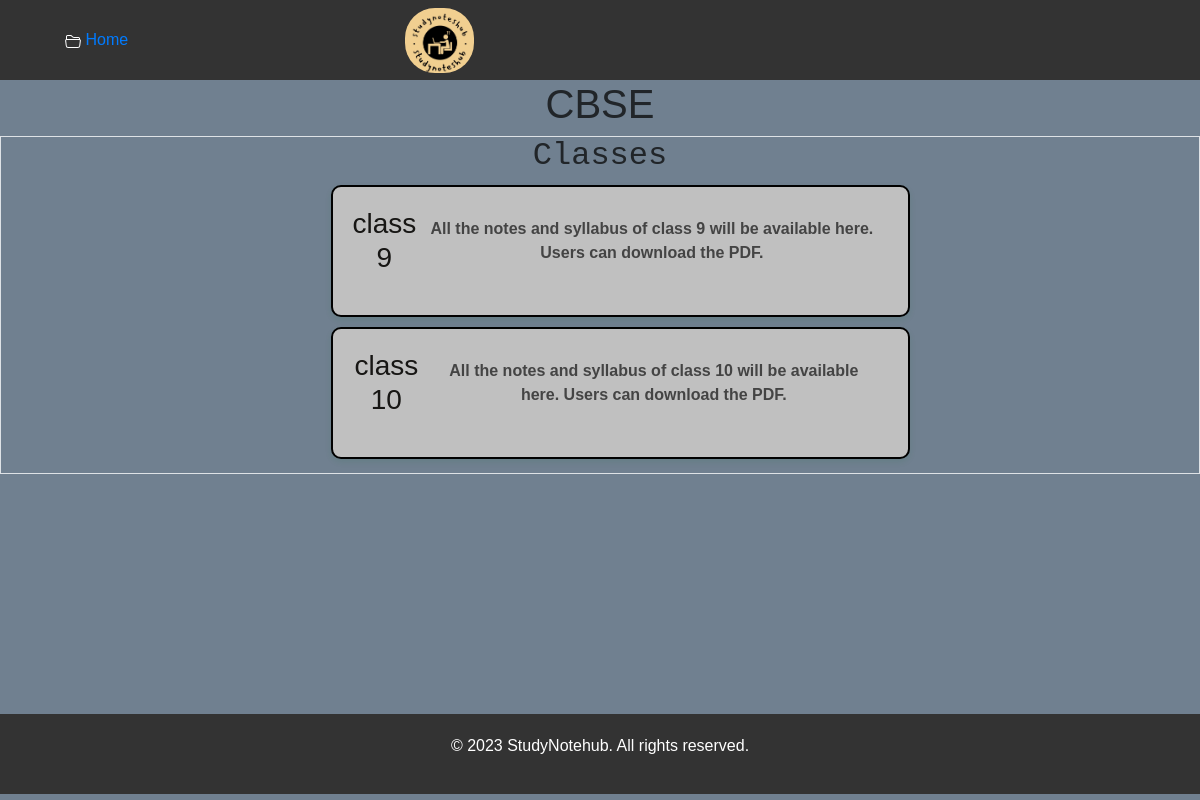
The app's page /category/CBSE/, older data.
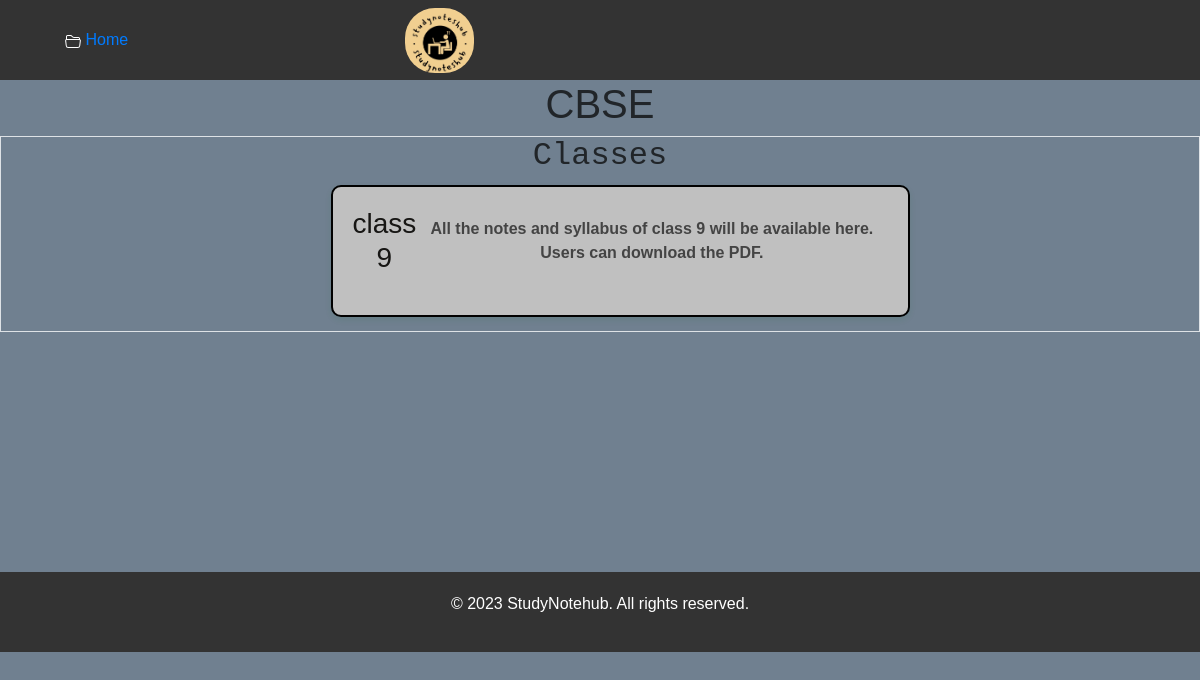
The same page, newer data.
### myapp/models.py (models this page shows, shortened)
class Class(models.Model):
    category = models.ForeignKey(Category, on_delete=models.CASCADE)
    name = models.CharField(max_length=50)

### myapp/views.py (the view)
# urls.py: re_path(r'^category/(?P<category_name>[a-zA-Z]+)/$', views.category_view, name='category'),
def category_view(request, category_name):
    category = get_object_or_404(Category, name=category_name)
    classes = Class.objects.filter(category=category)
    return render(request, 'category.html', {'category': category, 'classes': classes})

### myapp/templates/category.html (shortened to what this page needs)
{% load static %}
<!DOCTYPE html>
<html lang="en">
<head>
    <link rel="stylesheet" href="{% static 'css/category.css' %}">
    <link rel="stylesheet" href="https://maxcdn.bootstrapcdn.com/bootstrap/4.0.0/css/bootstrap.min.css">
    <link rel="stylesheet" href="https://stackpath.bootstrapcdn.com/bootstrap/4.5.2/css/bootstrap.min.css">
</head>
<body>
    <section class="header-section">
        <div class="container">
            <div class="logos">
                <img src="{% static 'images/logo.jpg' %}" alt="StudyNotehub Logo">
            </div>
            <div class="breadcrumb-container header-tags">
                <nav aria-label="breadcrumb">
                    <div class="breadcrumb-item">
                        <a href="/">
                             Home
                        </a>
                    </div>
                </nav>
            </div>
        </div>
    </section>
    <section id="content">
        <h1 class="text-center">{{ category.name }}</h1>
        <section id="classes" class="border">
            <h2 class="font-family-monospace text-center">Classes</h2>
            <ul class="image-section grid-container">
                {% for class_obj in classes %}
                    <div class="box">
                        <a href="{% url 'class' category_name=category.name class_name=class_obj.name %}">
                            <h3>{{ class_obj.name }}</h3>
                        </a>
                        <p class="class-description">
                            All the notes and syllabus of {{ class_obj.name }} will be available here. Users can download the PDF.
                        </p>
                    </div>
                    {% endfor %}
            </ul>
        </section>
    </section>
{% include "footer.html" %}
</body>
</html>

Row changes from the older to the newer data that the page shows:
no longer on this page (row edited): Class: name "class 10"
